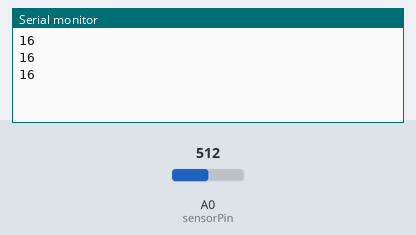
Bench run of a sketch on a simulated Arduino Uno, built with avr-gcc and run on an emulated ATmega328P. Parts: the last lines printed to the serial monitor. The inputs (shaded band) are chosen by the test bench; at power-on: A0 (sensorPin) = 512.

Above: at 1.3 s.
1.4 s: A0 (sensorPin) set to 306
At 1.9 s:
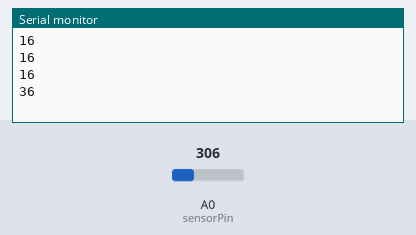
2.9 s: A0 (sensorPin) set to 122
At 3.4 s:
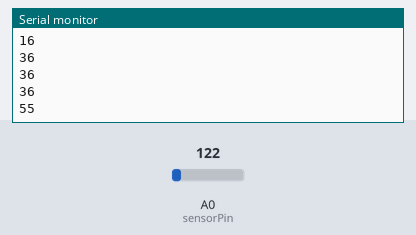
Timing chart, 0 to 5.9 s (numbered marks = the images above; inputs shaded):
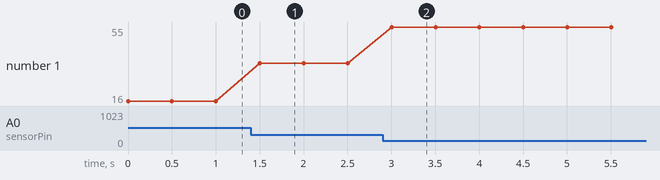

The sketch:

sketch_jan15b.ino
```cpp
int sensorPin = A0;
int sensorvalue = 0;
int distance = 0;

void setup() {
  Serial.begin(9600);
}

void loop(){
  sensorvalue = analogRead(sensorPin); // read/store the value from sensor

  for(int  i = 63 ; i >= 0; i--){
    if(sensorvalue >= 35+10*i && sensorvalue <= 45+10*i){
       distance = 63-i;
    }
  }
   Serial.println(distance);
  delay(500);
}
```

Measured:
- after the input at 1.4 s, the serial monitor: prints a new line after 0.10 s (image 1)
- after the input at 2.9 s, the serial monitor: prints a new line after 0.10 s (image 2)
- plotted number 1: 16 → 36 after the input at 1.4 s, 36 → 55 after the input at 2.9 s
